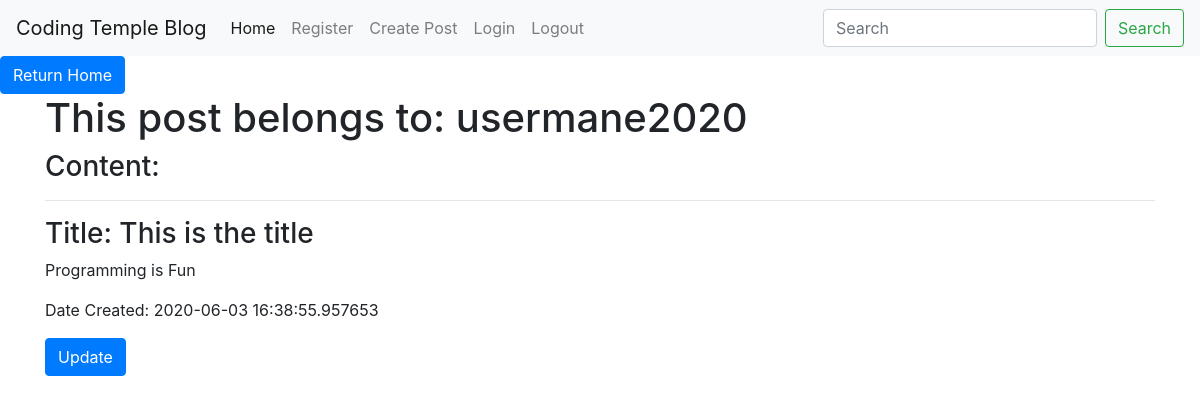
/posts/1 (signed in), run on the app's committed database.
### may_blog/models.py (models this page shows, shortened)
class User(db.Model, UserMixin):
    id = db.Column(db.Integer, primary_key = True)
    username = db.Column(db.String(150), nullable = False, unique = True)
    email = db.Column(db.String(150), nullable = False, unique = True)
    password = db.Column(db.String(256), nullable = False)
    post = db.relationship('Post', backref = 'author', lazy = True)

class Post(db.Model):
    id = db.Column(db.Integer, primary_key = True)
    title = db.Column(db.String(200))
    content = db.Column(db.String(300))
    date_created = db.Column(db.DateTime, nullable = False, default = datetime.utcnow)
    user_id = db.Column(db.Integer, db.ForeignKey('user.id'), nullable = False)

### may_blog/routes.py (the view)
@app.route('/posts/<int:post_id>')
@login_required
def post_detail(post_id):
    post = Post.query.get_or_404(post_id)
    return render_template('post_detail.html', post = post)

### may_blog/models.py (called while the page is built)
@login.user_loader
def load_user(user_id):
    return User.query.get(int(user_id))

### may_blog/templates/post_detail.html
{% extends 'base.html' %}
{% block content %}
<a href="{{ url_for('home') }}"><button class="btn btn-primary">Return Home</button></a>
<div class="container">
    <h1>This post belongs to: {{ post.author.username }}</h1>
    <h3>Content:</h3>
    <hr>
    <h3>Title: {{ post.title }}</h3>
    <p>{{ post.content }}</p>
    <blockquote>Date Created: {{ post.date_created }}</blockquote>
    <a href="{{ url_for('post_update', post_id = post.id ) }}"><button class="btn btn-primary">Update</button></a>
</div>
{% endblock content %}

### data on the page
User: author.username "usermane2020"
Post: title "This is the title", content "Programming is Fun", date_created "2020-06-03 16:38:55.957653"
